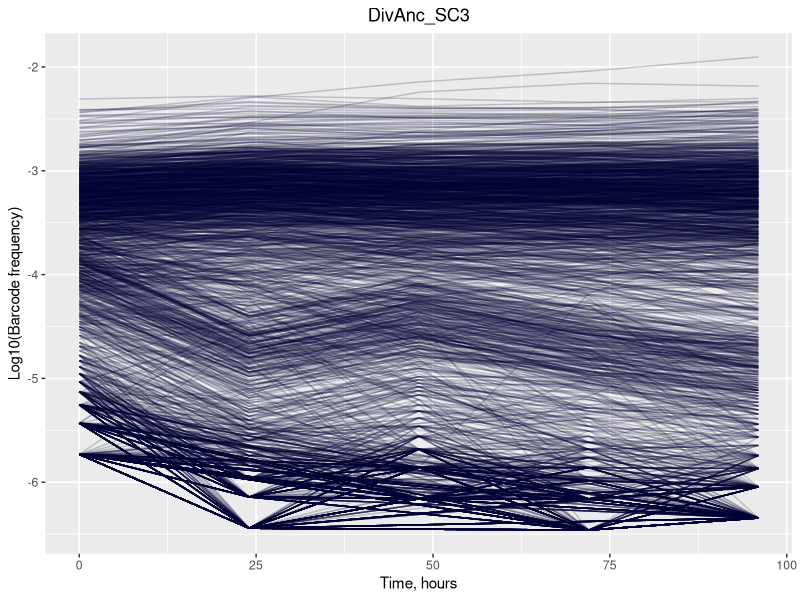
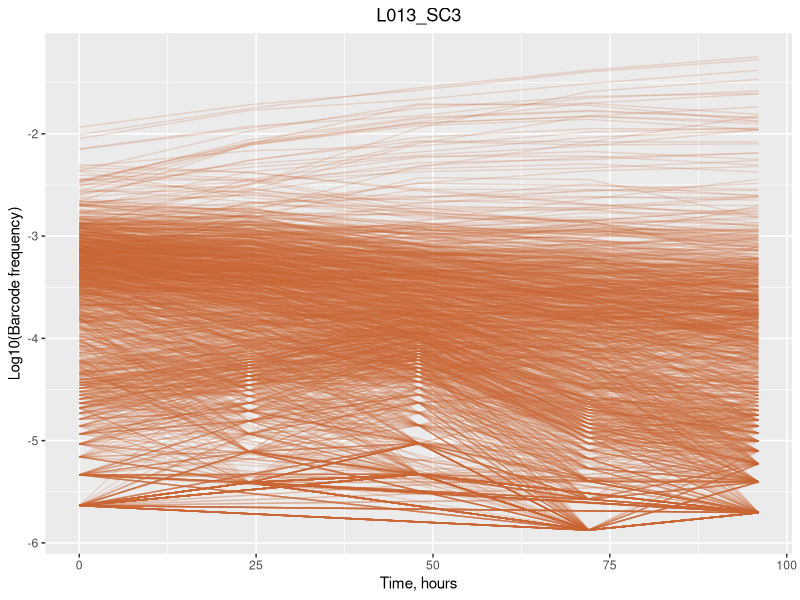
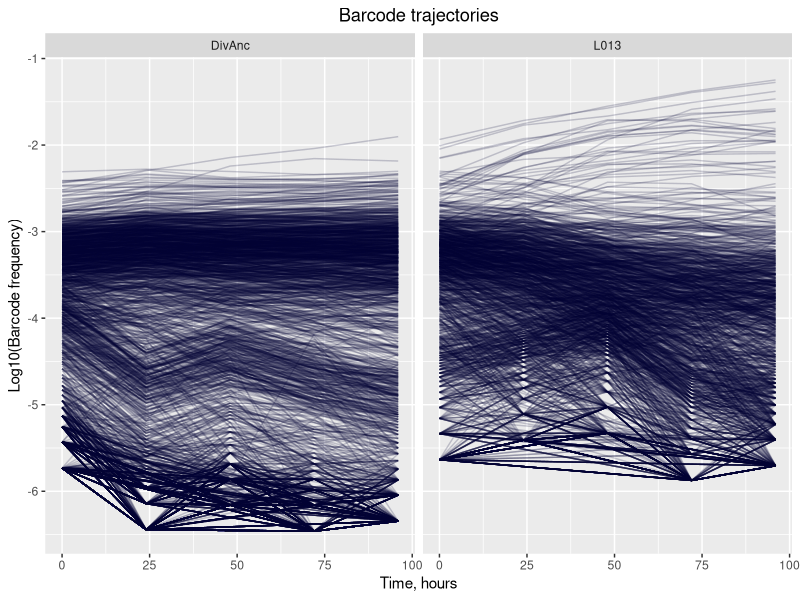
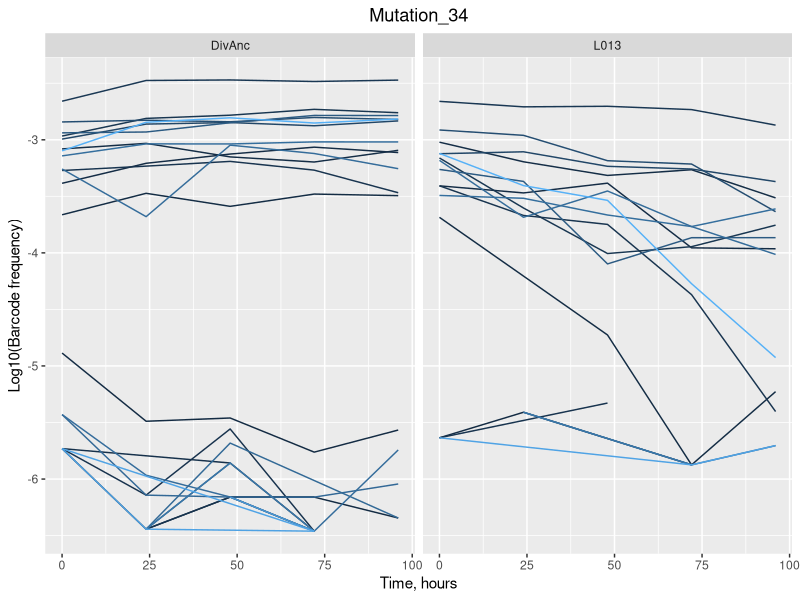
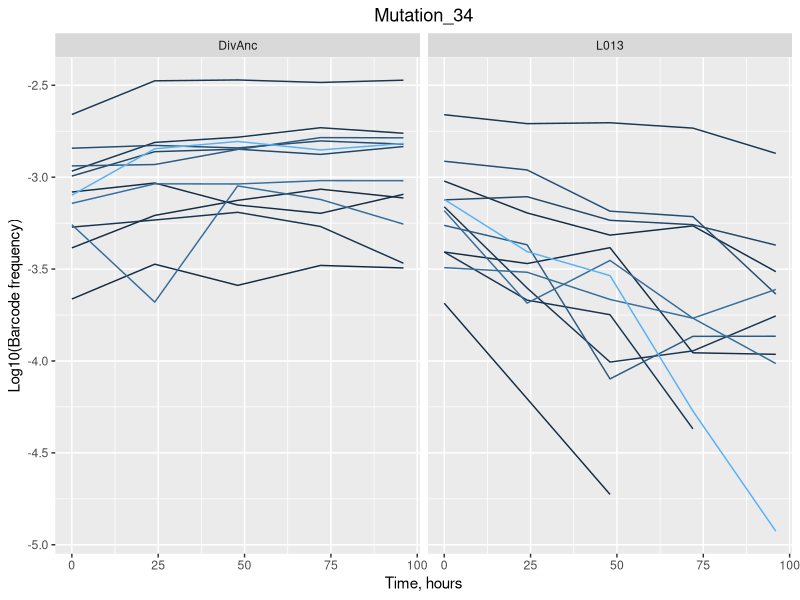
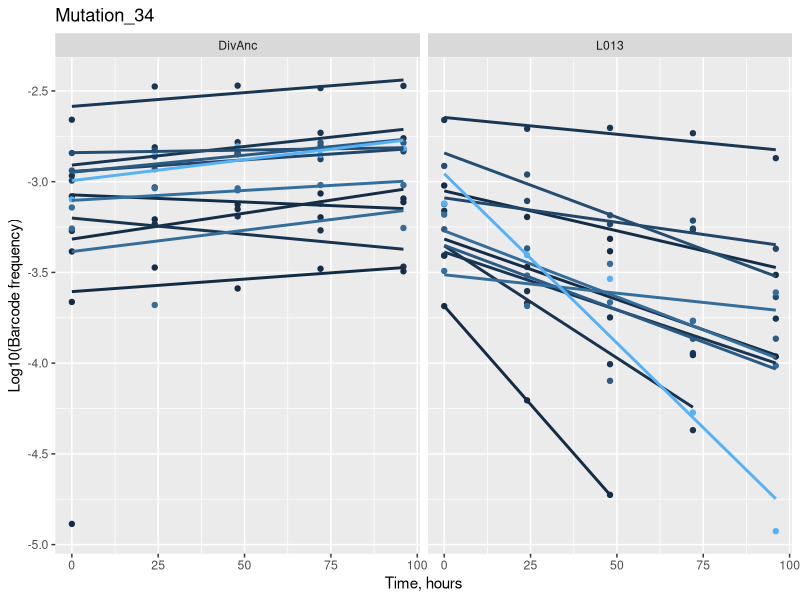
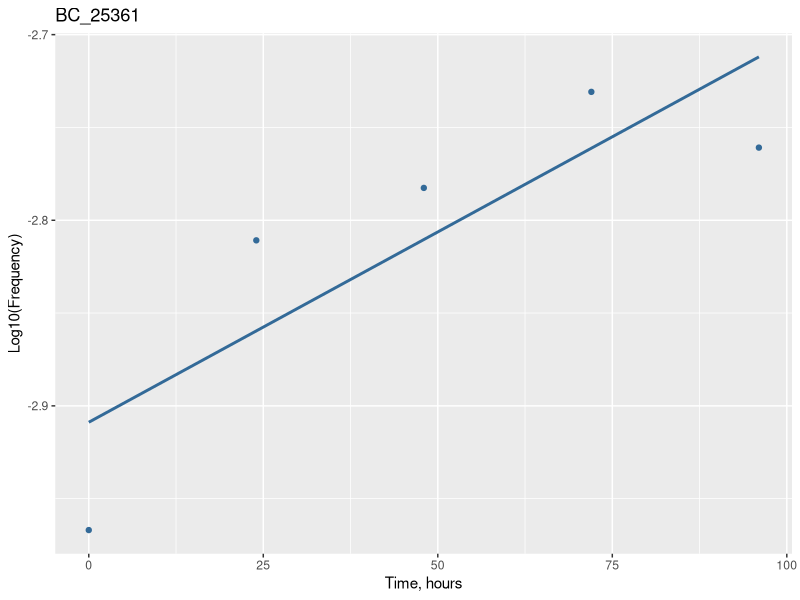

The R script that drew these images, in order:
## ---- chunk 1
knitr::opts_chunk$set(echo = TRUE)
## ---- chunk 2
# installing package
# install.packages("tidyverse")

# load packages
library(tidyr)
library(dplyr)
library(ggplot2)
library(readr)

# loading file
exp_data <- read.csv("data/Experimental_results.csv")
head(exp_data)

# remove column "X" from a dataframe:
# exp_data <- exp_data[,-1]
exp_data <- select(exp_data, -X)
head(exp_data)
## ---- chunk 3
# select function practice
Mut_str_env <- select(exp_data, Mut_ID, Strain, Environment)
head(Mut_str_env)
## ---- chunk 4
# Information from a ggplot description page:
# ggplot(df, aes(x, y, <other aesthetics>))

exp_rearranged <- gather(exp_data, Generation, Frequency, H_0:H_96)
head(exp_rearranged)
## ---- chunk 5
# Separate values in "Generation" column into 2 columns
table_for_graph <- separate(exp_rearranged, Generation, into = c("H","Time"))
head(table_for_graph)
## ---- chunk 6
# Remove column "H" using function "select"
table_for_graph <- select(table_for_graph, -H)
table_for_graph
## ---- chunk 7
table_cleaned <- na.omit(table_for_graph)
table_cleaned$Time <- as.numeric(table_cleaned$Time)
head(table_cleaned)
## ---- chunk 8
# We might need to plot data for each strain separately..
DivAnc <- filter(table_cleaned, table_cleaned$Strain == "DivAnc")
L013 <- filter(table_cleaned, table_cleaned$Strain == "L013")

# make a plot for DivAnc strain
DivAnc_plot = ggplot(DivAnc) + geom_line(aes(x = Time, y = Frequency, group = BC_ID), alpha = .2, colour = "#000033") + ggtitle("DivAnc_SC3") + theme(plot.title = element_text(hjust = 0.5))+xlab("Time, hours") + ylab("Log10(Barcode frequency)")
DivAnc_plot

# make a plot for L013 strain
L013_plot = ggplot(L013) + geom_line(aes(x = Time, y = Frequency, group = BC_ID), alpha = .2, colour = "#CC6633") + ggtitle("L013_SC3") + theme(plot.title = element_text(hjust = 0.5)) + xlab("Time, hours") + ylab("Log10(Barcode frequency)")
L013_plot
## ---- chunk 9
ggplot(table_cleaned) + geom_line(aes(x = Time, y = Frequency, group = BC_ID), alpha = .2, colour = "#000033") + facet_grid(.~Strain) + ggtitle("Barcode trajectories") + theme(plot.title = element_text(hjust = 0.5))+xlab("Time, hours") + ylab("Log10(Barcode frequency)")
## ---- chunk 10
# I've chosen Mut_ID==34
mut34 <- filter(table_cleaned, table_cleaned$Mut_ID == "34")
mut34  
## ---- chunk 11
ggplot(mut34, aes(Time, Frequency, group = BC_ID,  color = BC_ID)) + geom_line() + theme(legend.position = "none") + facet_grid(.~Strain) + ggtitle("Mutation_34") + xlab("Time, hours") + ylab("Log10(Barcode frequency)") + theme(plot.title = element_text(hjust = 0.5))
## ---- chunk 12
mut34_f <- filter(mut34, mut34$Frequency > (-5))
mut34_f
## ---- chunk 13
ggplot(mut34_f, aes(Time, Frequency, group = BC_ID, color = BC_ID)) + geom_line() + theme(legend.position = "none") + facet_grid(.~Strain) + ggtitle("Mutation_34") + xlab("Time, hours") + ylab("Log10(Barcode frequency)") + theme(plot.title = element_text(hjust = 0.5))
## ---- chunk 14
ggplot(mut34_f, aes(Time, Frequency, colour = BC_ID, group = BC_ID)) + geom_point() + geom_smooth(se = FALSE, method = "lm") + facet_grid(.~Strain) + theme(legend.position = "none") + ggtitle(paste("Mutation", 34, sep = "_")) + xlab("Time, hours") + ylab("Log10(Barcode frequency)")
## ---- chunk 15
# Lets become familiar with lm function:

# For this exercise, take the filtered data for mutation 34 (mut34_f) and filter out information about one barcode you like

# I have chosen BC_ID=25361 in DivAnc strain
BC_25361 <- filter(mut34_f, mut34_f$BC_ID == "25361", mut34_f$Strain == "DivAnc")
BC_25361
## ---- chunk 16
#Lets plot frequency of this barcode:
BC_plot <- ggplot(BC_25361, aes(Time, Frequency, colour = BC_ID)) + geom_point() + theme(legend.position = "none") + ggtitle("BC_25361") + xlab("Time, hours") + ylab("Log10(Frequency)")
## ---- chunk 17
#Lets use lm function to fit the line to these points:
# ggplot(BC_25361, aes(Time, Frequency, colour = BC_ID)) + geom_point() + geom_smooth(se = FALSE, method = "lm") + theme(legend.position = "none") + ggtitle("BC_25361") + xlab("Time, hours") + ylab("Log10(Frequency)")

BC_plot_lm <- BC_plot + geom_smooth(se = FALSE, method = "lm")
BC_plot_lm
## ---- chunk 18
# Lets check what data does lm function return:
regression_model <- lm(Frequency~Time, BC_25361)
summary_data <- summary(regression_model)
summary_data
## ---- chunk 19
# The information we are interested in is the value of Slope and Intercept of this line:
# Let's try to access them:

# Time
Time<-summary_data$coefficients[2]
Time
## ---- chunk 20
# Intercept:
Intercept<-summary_data$coefficients[1]
Intercept
